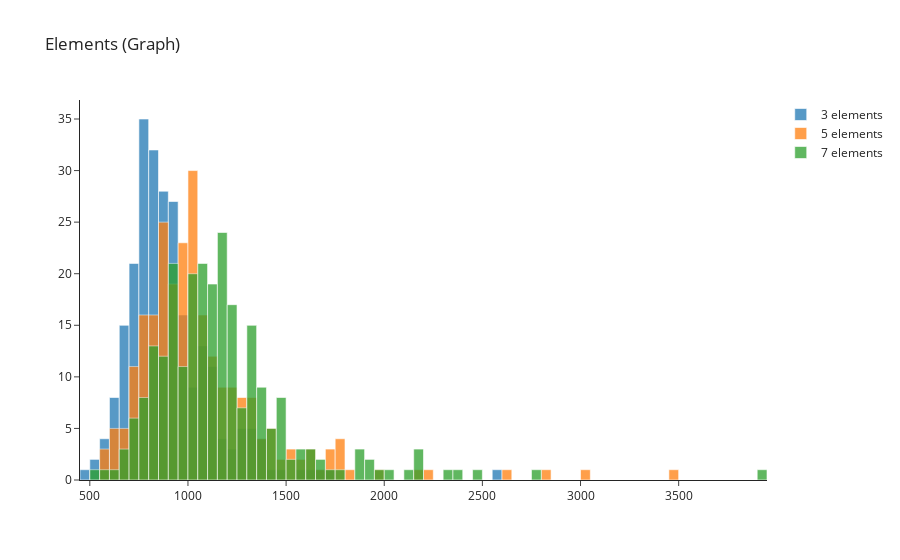
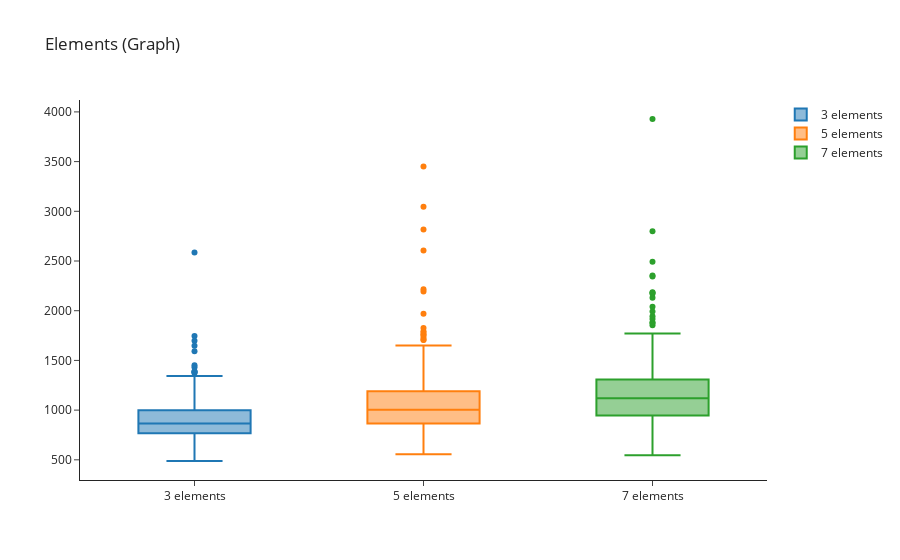

Notebook code for these charts, in order:
### Code cell
fig = go.Figure()

fig.add_trace(go.Histogram(
    x=element3_graph_df.duration,
    name='3 elements',
    xbins=dict(size=xbins_size)
    ))

fig.add_trace(go.Histogram(
    x=element5_graph_df.duration,
    name='5 elements',
    xbins=dict(size=xbins_size)
    ))

fig.add_trace(go.Histogram(
    x=element7_graph_df.duration,
    name='7 elements',
    xbins=dict(size=xbins_size)
    ))

# Overlay both histograms
fig.update_layout(
    title='Elements (Graph)',
    barmode='overlay')
# Reduce opacity to see both histograms
fig.update_traces(opacity=0.75)
fig.show()


# Box Plot
fig = go.Figure()
fig.add_trace(go.Box(y=element3_graph_df.duration,name='3 elements'))
fig.add_trace(go.Box(y=element5_graph_df.duration,name='5 elements'))
fig.add_trace(go.Box(y=element7_graph_df.duration,name='7 elements'))
fig.update_layout(
    title='Elements (Graph)'
)
fig.show()

### Figure 1 — Plotly figure (JSON) as saved in the notebook; plotly's stock layout.template omitted (floating-point values rounded to 4 significant figures; data arrays with more than 128 entries replaced by an {"elided": "..."} marker saying what was removed)
{"data": [{"name": "3 elements", "opacity": 0.75, "type": "histogram", "x": {"elided": "250 float values"}, "xbins": {"size": 50}}, {"name": "5 elements", "opacity": 0.75, "type": "histogram", "x": {"elided": "250 float values"}, "xbins": {"size": 50}}, {"name": "7 elements", "opacity": 0.75, "type": "histogram", "x": {"elided": "250 float values"}, "xbins": {"size": 50}}], "layout": {"barmode": "overlay", "title": {"text": "Elements (Graph)"}}}

### Figure 2 — Plotly figure (JSON) as saved in the notebook; plotly's stock layout.template omitted (floating-point values rounded to 4 significant figures; data arrays with more than 128 entries replaced by an {"elided": "..."} marker saying what was removed)
{"data": [{"name": "3 elements", "type": "box", "y": {"elided": "250 float values"}}, {"name": "5 elements", "type": "box", "y": {"elided": "250 float values"}}, {"name": "7 elements", "type": "box", "y": {"elided": "250 float values"}}], "layout": {"title": {"text": "Elements (Graph)"}}}
